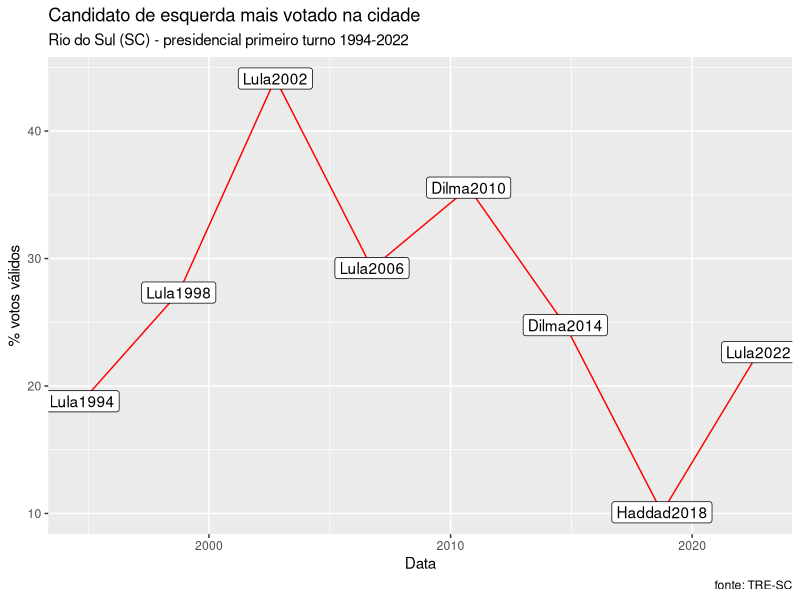
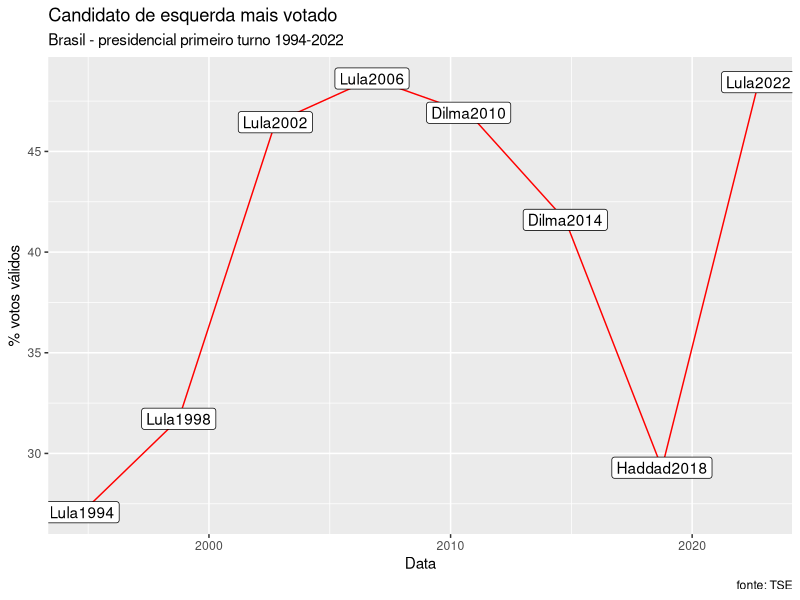
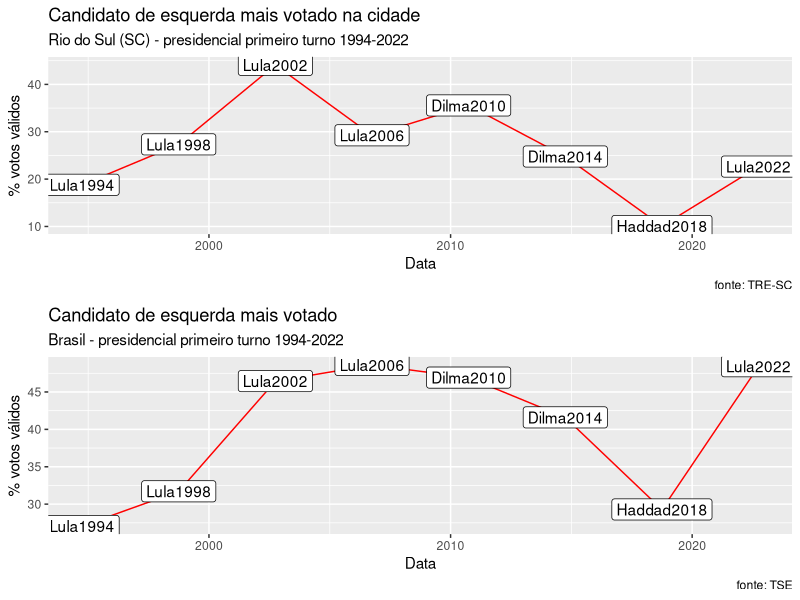
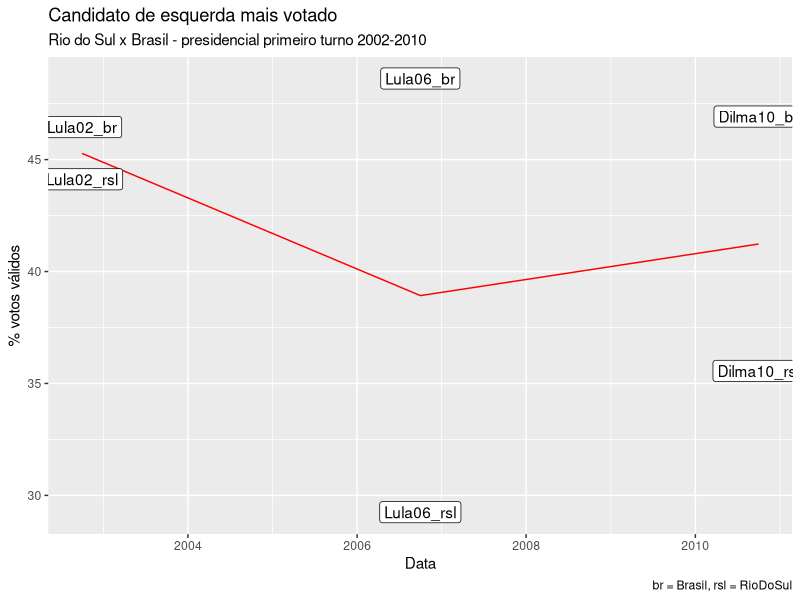

Recreate these plots in R, in order. (Note: this script raises an error after producing the figures.)
library(ggplot2)

ano <- c("2022-10-1","2018-10-1",
         "2014-10-1","2010-10-1","2006-10-1",
         "2002-10-1","1998-10-1","1994-10-1")
ano <- as.data.frame.POSIXlt(ano)
name <- c("Lula2022","Haddad2018","Dilma2014","Dilma2010","Lula2006","Lula2002",
          "Lula1998","Lula1994")
voto <- c(22.64,10.08,24.76,35.55,29.24,44.11,27.32,18.79)
df <- data.frame(ano,voto)
a <- ggplot(df, aes(ano,voto))
a<- a +  geom_line(stat = "summary", color="red")+ 
  labs(title = "Candidato de esquerda mais votado na cidade",
       subtitle = "Rio do Sul (SC) - presidencial primeiro turno 1994-2022",
       x = "Data", y= "% votos válidos", caption = "fonte: TRE-SC")+ 
  geom_label(aes(label = name), nudge_x = 0.01,nudge_y = 0.011,
             check_overlap = TRUE)
a
library(gridExtra)
voto <- c(48.43,29.28,41.59,46.91,48.61,46.44,31.71,27.07)
df <- data.frame(ano,voto)
b <- ggplot(df, aes(ano,voto))
b<- b +  geom_line(stat = "summary", color="red")+ 
  labs(title = "Candidato de esquerda mais votado ",
       subtitle = "Brasil - presidencial primeiro turno 1994-2022",
       x = "Data", y= "% votos válidos", caption = "fonte: TSE")+ 
  geom_label(aes(label = name), nudge_x = 0.01,nudge_y = 0.011,
             check_overlap = TRUE)
b
grid.arrange(a,b,nrow=2)

# 2002,2006,2010
ano <- c("2010-10-1","2010-10-1",
         "2006-10-1","2006-10-1",
         "2002-10-1","2002-10-1")
name <- c("Dilma10_rsl","Dilma10_br","Lula06_rsl","Lula06_br","Lula02_rsl","Lula02_br")
ano <- as.data.frame.POSIXlt(ano)
voto <- c(35.55,46.91,29.24,48.61,44.11,46.44)

df <- data.frame(ano,voto)
c <- ggplot(df, aes(ano,voto))
c<- c +  geom_line(stat = "summary", color="red")+ 
  labs(title = "Candidato de esquerda mais votado ",
       subtitle = "Rio do Sul x Brasil - presidencial primeiro turno 2002-2010",
       x = "Data", y= "% votos válidos", caption = "br = Brasil, rsl = RioDoSul")+ 
  geom_label(aes(label = name), nudge_x = 0.01,nudge_y = 0.011,
             check_overlap = TRUE)
c


# 2018 e 2022

partido <- c("PT","Bolsonaro","Outros Candidatos","PT","Bolsonaro","Outros Candidatos")
ano <- c(2018,2018,2018,2022,2022,2022)
votos <- c(10.08,73.57,16.35,22.64,69.89,7.47)
final <- data.frame(partido,ano,votos)
d <- ggplot(final, aes(x=as.character(ano), y=votos, fill=partido)) + geom_col(position = "fill") + geom_hline(yintercept = .5, alpha=.75, linetype="dashed") +
geom_hline(yintercept = .25, linetype="dotted", size=.20) +
geom_hline(yintercept = .75, linetype="dotted", size=.25) + scale_y_continuous(labels=scales::percent) +
  labs(title= "RioDoSul-SC primeiro turno",y="Percentual", x="Eleição", caption="% votos váliddos")
                                                  + scale_fill_manual(values=c('black', '#1b1464',
                             '#2e3192',
                             '#0071bc',
                             '#999999',
                             '#39b54a',
                             '#93278f',
                             '#9e005d',
                             '#c1272d',
                             '#ffff00'), drop=F, "partido/cand.") +theme(text = element_text(family="Bahnschrift", size=12),
        plot.title = element_text(size=24)) +  theme(panel.spacing = unit(1.15, "lines"))
d

votos <- c(29.28,46.03,24.69,48.43,43.20,8.37)
final <- data.frame(partido,ano,votos)
e <- ggplot(final, aes(x=as.character(ano), y=votos, fill=partido)) + geom_col(position = "fill") + geom_hline(yintercept = .5, alpha=.75, linetype="dashed") +
  geom_hline(yintercept = .25, linetype="dotted", size=.20) +
  geom_hline(yintercept = .75, linetype="dotted", size=.25) + scale_y_continuous(labels=scales::percent) +
  labs(title= "Brasil primeiro turno",y="Percentual", x="Eleição", caption="% votos váliddos")
+ scale_fill_manual(values=c('black', '#1b1464',
                             '#2e3192',
                             '#0071bc',
                             '#999999',
                             '#39b54a',
                             '#93278f',
                             '#9e005d',
                             '#c1272d',
                             '#ffff00'), drop=F, "partido/cand.") +theme(text = element_text(family="Bahnschrift", size=12),
                                                                         plot.title = element_text(size=24)) +  theme(panel.spacing = unit(1.15, "lines"))
e
grid.arrange(d,e,ncol=2)

#
voto_RSL <- c(22.64,10.08,24.76,35.55,29.24,44.11,27.32,18.79)
voto <- c(48.43,29.28,41.59,46.91,48.61,46.44,31.71,27.07)
ra <- voto - voto_RSL
ano <- c("2022-10-1","2018-10-1",
         "2014-10-1","2010-10-1","2006-10-1",
         "2002-10-1","1998-10-1","1994-10-1")
ano <- as.data.frame.POSIXlt(ano)
lin1 <- data.frame(ra,ano)
lin <- ggplot(lin1, aes(ano, ra))
lin + geom_line(aes(colour = "black"), size = 1.5) + 
  geom_point(size = 3)+ 
  labs(title="Votação no PT no Brasil menos Votação no PT em Rio do Sul",
       subtitle="Primeiros turnos 1994-2022", x = "Data", y = "Diferença pró Brasil",
       caption = "Fonte: TSE")
+ theme_bw() + theme(text = element_text(size = 12), legend.position = "bottom")
+ guides(linetype = F, shape = F)